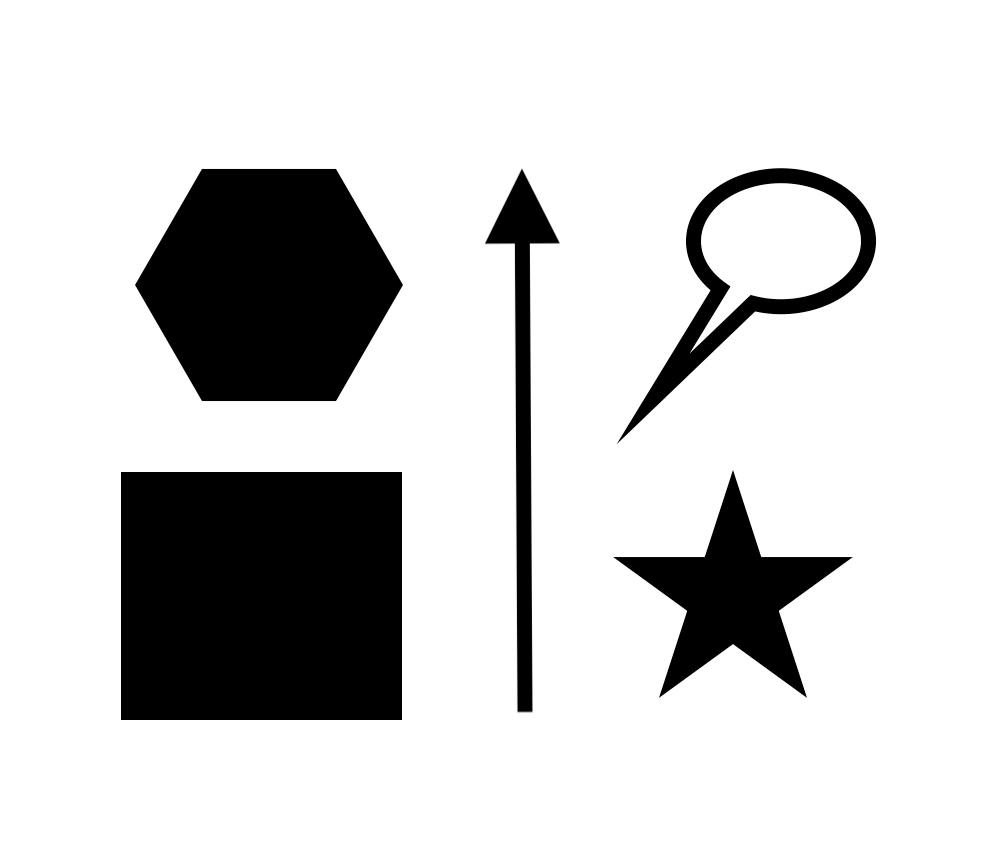
#> input picture cvStudy/img/edge.png, 994 x 859 px
$ python Contours.py
#> lines starting #> are read from the running program, lines starting #| are printed output that depends on the picture; after the words box and inside, x2 and y2 are one past the last pixel; in counts of white or black regions, pixels touching at a corner belong together
# 轮廓检测
import cv2
import numpy

img = cv2.imread("./img/edge.png")
#> img is the input picture: shape (859, 994, 3); min 0, max 255, mean 208.8
# 灰度化
gray = cv2.cvtColor(img, cv2.COLOR_BGR2GRAY)

# 二值化
ret, bin = cv2.threshold(gray, 150, 255, cv2.THRESH_BINARY)
#> bin: shape (859, 994); 81.9% white; 5 black regions

# 轮廓查找
contours, hierarchy = cv2.findContours(bin, cv2.RETR_TREE, cv2.CHAIN_APPROX_SIMPLE)
#> contours = 7 contours; box (x1, y1, x2, y2) and area: (0, 0, 994, 859) 851994, (120, 471, 403, 721) 70216, (134, 168, 404, 402) 47029, (617, 167, 877, 444) 26542, (613, 470, 853, 698) 18286, (691, 183, 861, 352) 15134, (484, 168, 560, 713) 10504

# 轮廓绘制
cv2.drawContours(img, contours, -1, (0, 0, 255), 10)
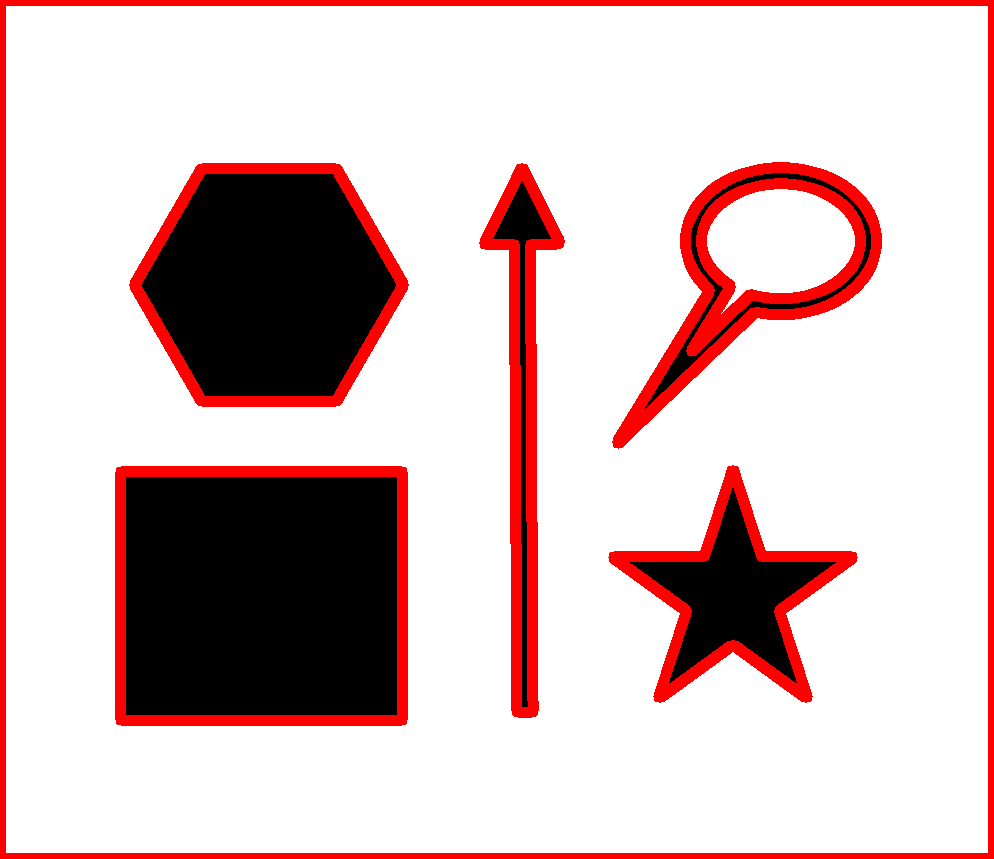
#> img: shape (859, 994, 3); 9.61% of pixels changed, all inside (x1, y1, x2, y2) = (0, 0, 994, 859)

# 计算轮廓面积
area = cv2.contourArea(contours[0])
#> area = 851994

# 计算轮廓周长
len = cv2.arcLength(contours[0], True)
#> len = 3702

print(contours, hierarchy, area, len)
#> (printed output is left out)

while True:
    cv2.imshow("org", img)
    cv2.imshow("bin", bin)
    key = cv2.waitKey(1) & 0xFF
#> (key q is pressed here)
    if key == ord('q'):
        break
cv2.destroyAllWindows
